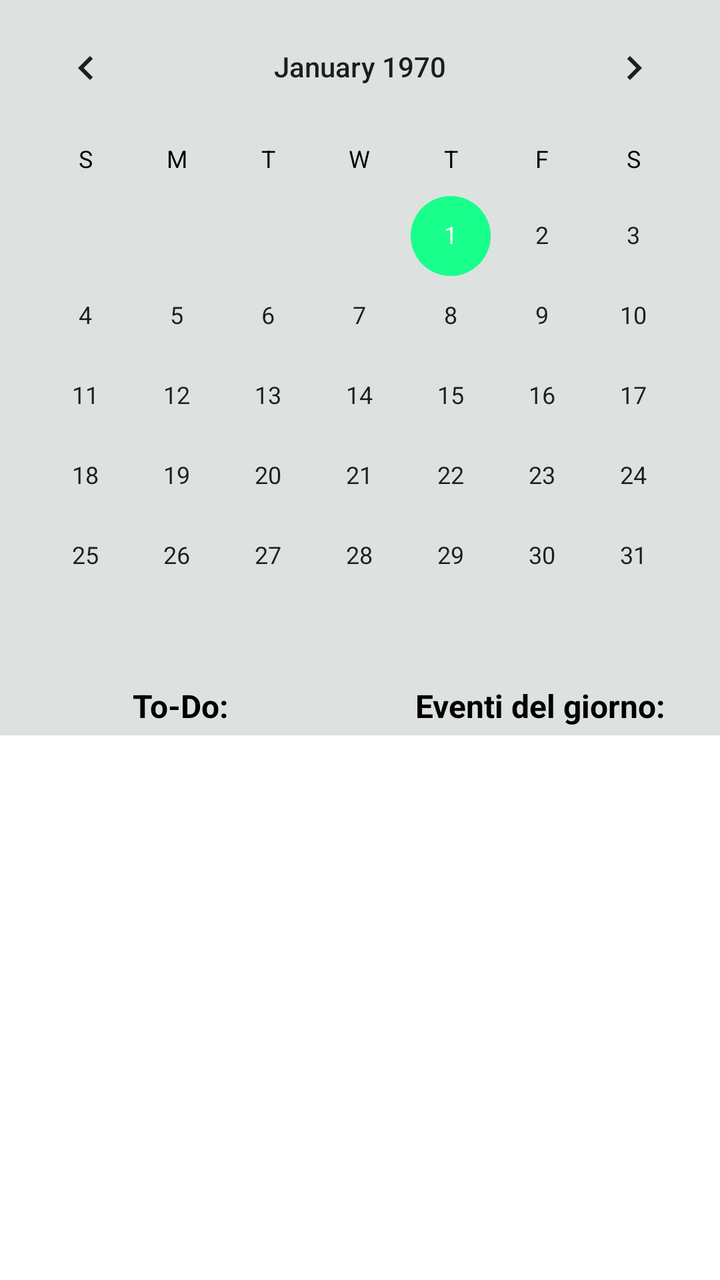
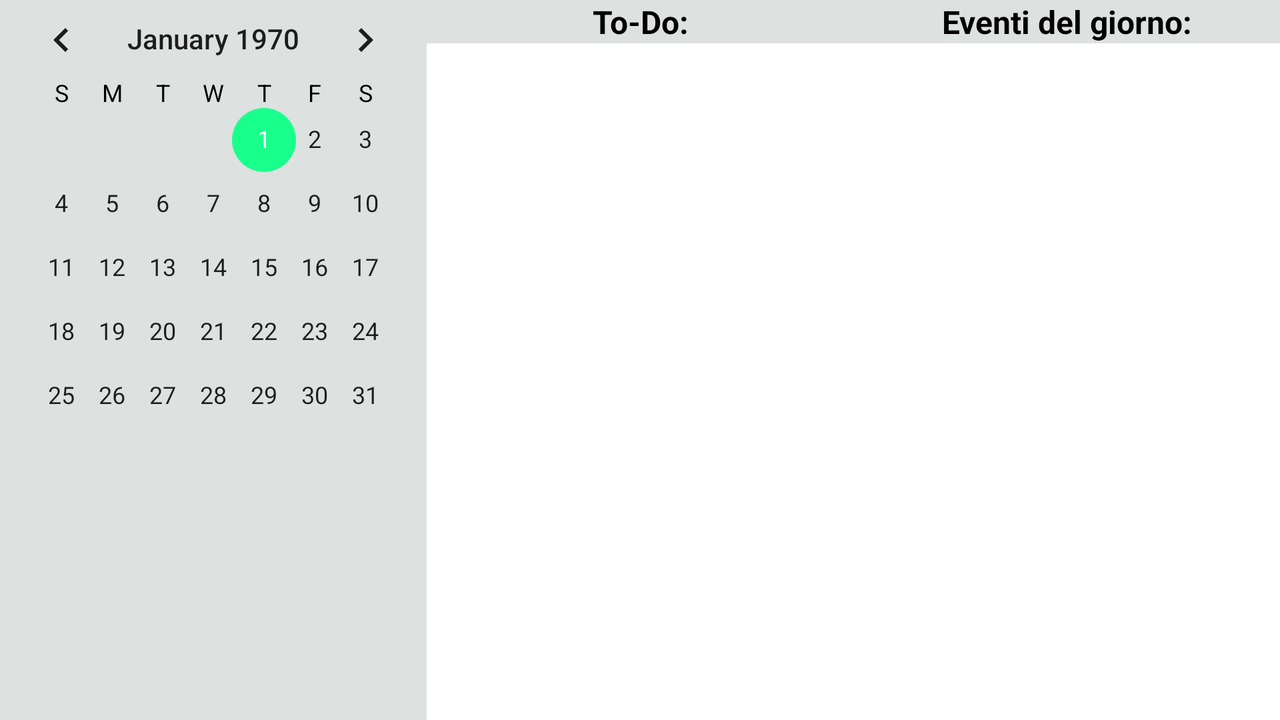

The same Android screen from two of the app's own layout files: first res/layout/ as a phone draws it, then the author's variant for another configuration, drawn on a device whose configuration selects that folder. Both files follow.
<!-- AndroidManifest.xml: application theme Theme.TimeWise -->
<!-- res/layout/fragment_home.xml -->
<?xml version="1.0" encoding="utf-8"?>
<LinearLayout xmlns:android="http://schemas.android.com/apk/res/android"
    xmlns:tools="http://schemas.android.com/tools"
    android:layout_width="match_parent"
    android:layout_height="match_parent"
    android:orientation="vertical">

    <CalendarView
        android:id="@+id/calendarView"
        android:layout_width="match_parent"
        android:layout_height="wrap_content"
        android:background="?attr/colorOnPrimary"/>

    <LinearLayout
        android:layout_width="match_parent"
        android:layout_height="0dp"
        android:layout_weight="1"
        android:baselineAligned="false">

        <LinearLayout
            android:layout_width="0dp"
            android:layout_height="match_parent"
            android:layout_weight="1"
            android:orientation="vertical"
            tools:ignore="NestedWeights">

            <TextView
                android:layout_width="match_parent"
                android:layout_height="wrap_content"
                android:gravity="center"
                android:text="@string/fragment_home_1"
                android:textSize="16sp"
                android:textStyle="bold"
                android:paddingBottom="4dp"
                android:paddingTop="4dp"
                android:background="?attr/colorOnPrimary"/>
            <ExpandableListView
                android:groupIndicator="@null"
                android:id="@+id/expandableListViewTask"
                android:layout_width="match_parent"
                android:layout_height="0dp"
                android:layout_weight="1" />
        </LinearLayout>

        <LinearLayout
            android:layout_width="0dp"
            android:layout_height="match_parent"
            android:layout_weight="1"
            android:orientation="vertical">
            <TextView
                android:layout_width="match_parent"
                android:layout_height="wrap_content"
                android:gravity="center"
                android:text="@string/fragment_home_2"
                android:textSize="16sp"
                android:textStyle="bold"
                android:paddingBottom="4dp"
                android:paddingTop="4dp"
                android:background="?attr/colorOnPrimary"/>
            <ExpandableListView
                android:groupIndicator="@null"
                android:id="@+id/expandableListViewEvent"
                android:layout_width="match_parent"
                android:layout_height="0dp"
                android:layout_weight="1" />
        </LinearLayout>
    </LinearLayout>

</LinearLayout>
<!-- resources referenced by this layout -->
<resources>
  <string name="fragment_home_1">To-Do:</string>
  <string name="fragment_home_2">Eventi del giorno:</string>
  <style name="Theme.TimeWise" parent="Theme.MaterialComponents.DayNight.DarkActionBar">
          
          <item name="colorPrimary">@color/theme_green</item>
          <item name="colorPrimaryVariant">@color/theme_category</item>
          <item name="colorOnPrimary">@color/theme_light</item>
          
          <item name="colorSecondary">@color/lime</item>
          <item name="colorSecondaryVariant">@color/theme_green</item>
          <item name="colorOnSecondary">@color/gray</item>
          <item name="colorOnTertiary">@color/white</item>
          <item name="colorTertiary">@color/white</item>
          <item name="android:textColor">@color/black</item>
          <item name="android:textColorSecondary">@color/black</item>
          <item name="android:textColorTertiary">@color/gray</item>
          
          <item name="android:statusBarColor">?attr/colorPrimary</item>
          
          <item name="android:navigationBarColor">@color/theme_category</item>
      </style>
  <color name="theme_green">#A1A0A0</color>
  <color name="theme_category">#FCFDFD </color>
  <color name="theme_light">#DDE1E0  </color>
  <color name="lime">#19FF8B</color>
  <color name="gray">#888</color>
  <color name="white">#FFFFFF</color>
  <color name="black">#FF000000</color>
</resources>
<!-- res/layout-land/fragment_home.xml (the author's variant of the layout above) -->
<!-- drawn on the phone turned sideways -->
<?xml version="1.0" encoding="utf-8"?>
<LinearLayout xmlns:android="http://schemas.android.com/apk/res/android"
    xmlns:tools="http://schemas.android.com/tools"
    android:layout_width="match_parent"
    android:layout_height="match_parent"
    android:orientation="horizontal">

    <CalendarView
        android:id="@+id/calendarView"
        android:layout_width="0dp"
        android:layout_height="match_parent"
        android:layout_weight="1"
        android:background="?attr/colorOnPrimary"/>

    <LinearLayout
        android:layout_width="0dp"
        android:layout_weight="1"
        android:layout_height="match_parent"
        android:orientation="vertical"
        android:paddingBottom="4dp">
        <TextView
            android:layout_width="match_parent"
            android:layout_height="wrap_content"
            android:gravity="center"
            android:text="@string/fragment_home_1"
            android:textSize="16sp"
            android:textStyle="bold"
            android:background="?attr/colorOnPrimary"/>
        <ExpandableListView
            android:groupIndicator="@null"
            android:id="@+id/expandableListViewTask"
            android:layout_width="match_parent"
            android:layout_height="0dp"
            android:layout_weight="1"
            tools:ignore="NestedWeights" />
    </LinearLayout>


    <LinearLayout
        android:layout_width="0dp"
        android:layout_weight="1"
        android:layout_height="match_parent"
        android:orientation="vertical">
        <TextView
            android:groupIndicator="@null"
            android:layout_width="match_parent"
            android:layout_height="wrap_content"
            android:gravity="center"
            android:text="@string/fragment_home_2"
            android:textSize="16sp"
            android:textStyle="bold"
            android:background="?attr/colorOnPrimary"/>
        <ExpandableListView
            android:id="@+id/expandableListViewEvent"
            android:layout_width="match_parent"
            android:layout_height="0dp"
            android:layout_weight="1"
            tools:ignore="NestedWeights" />
    </LinearLayout>
</LinearLayout>
